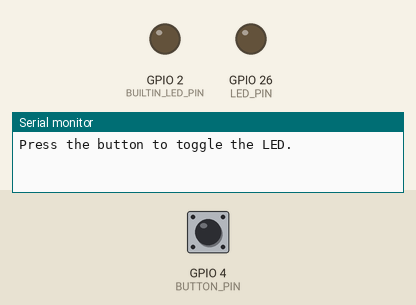
This program was run on a simulated ESP32. Shown: output pins drawn as LEDs (lit = HIGH), the last lines printed to the serial monitor. Dashed ring = blinking. The test bench sets the inputs (shaded band); at power-on: GPIO 4 (BUTTON_PIN) HIGH.

Above: at 1.2 s.
1.3 s: GPIO 4 (BUTTON_PIN) pulled LOW for 0.15 s
At 2.4 s:
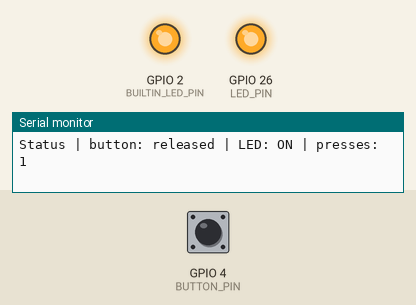
2.9 s: GPIO 4 (BUTTON_PIN) pulled LOW for 1 s
At 3.6 s:
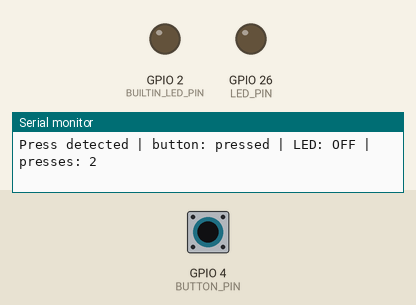
5.5 s: GPIO 4 (BUTTON_PIN) driven LOW
At 6.8 s:
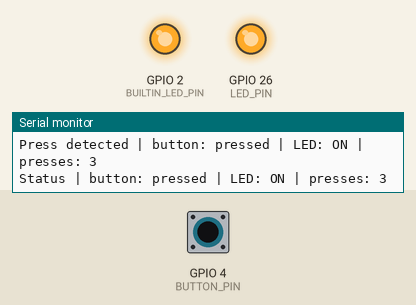
8.5 s: GPIO 4 (BUTTON_PIN) pulsed HIGH 5 times (0.12 s each, 0.3 s apart)
At 9.11 s:
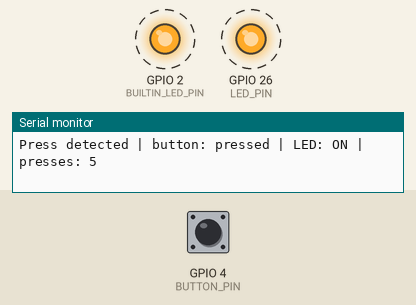
Timing chart, 0 to 11.5 s (numbered marks = the images above; inputs shaded):
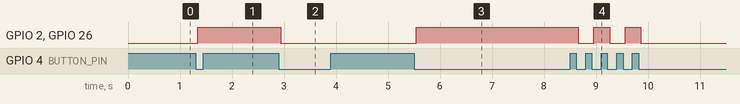

The program:

main.cpp
```cpp
// (licence header left out)
#include <Arduino.h>

namespace {
constexpr uint8_t BUTTON_PIN = 4;        // NanoKit Pin 10, GPIO4. General GPIO with an internal pull-up, so the button needs no external resistor.
constexpr uint8_t LED_PIN = 26;          // NanoKit Pin 37, GPIO26. Safe general-purpose output that drives the external LED through a resistor.
constexpr uint8_t BUILTIN_LED_PIN = 2;   // NanoKit Pin 17, GPIO2. The onboard LED mirrors the external LED so the example works with zero wiring too.
constexpr uint32_t SERIAL_BAUD = 115200; // Standard NanoKit Serial Monitor speed.
constexpr uint32_t DEBOUNCE_MS = 40;     // Mechanical contacts bounce for a few milliseconds; 40 ms hides every bounce without feeling slow.
constexpr uint32_t REPORT_INTERVAL_MS = 2000; // A periodic status line proves the loop is alive even when nobody presses the button.

bool ledOn = false;                      // The state we want the LED to show; toggled by each confirmed button press.
int stableButtonLevel = HIGH;            // Last level that survived debouncing. HIGH means released because of the pull-up.
int lastRawLevel = HIGH;                 // Most recent raw reading, used to detect when the signal starts changing.
uint32_t lastChangeMs = 0;               // Timestamp of the last raw change, which starts the debounce window.
uint32_t lastReportMs = 0;               // Timestamp of the last periodic status report.
uint32_t pressCount = 0;                 // Counts confirmed presses so the Serial Monitor shows that bounces are rejected.

void applyLedState() {
  digitalWrite(LED_PIN, ledOn ? HIGH : LOW);         // HIGH sources current from GPIO26 into the LED, so HIGH means "on".
  digitalWrite(BUILTIN_LED_PIN, ledOn ? HIGH : LOW); // The onboard LED follows the same state for boards without wiring.
}

void printState(const char *reason) {
  Serial.print(reason);                              // Explain why this line was printed: a press, or the periodic report.
  Serial.print(" | button: ");
  Serial.print(stableButtonLevel == LOW ? "pressed" : "released"); // With INPUT_PULLUP a pressed button reads LOW, not HIGH.
  Serial.print(" | LED: ");
  Serial.print(ledOn ? "ON" : "OFF");
  Serial.print(" | presses: ");
  Serial.println(pressCount);
}

void updateButton() {
  const int rawLevel = digitalRead(BUTTON_PIN);      // Read the pin every loop; this costs almost nothing on ESP32.
  const uint32_t nowMs = millis();

  if (rawLevel != lastRawLevel) {                    // The signal moved: either a real press/release or a bounce.
    lastRawLevel = rawLevel;                         // Remember the new raw level so the next change restarts the window.
    lastChangeMs = nowMs;                            // Restart the debounce window; the level must now stay stable.
  }

  const bool stableLongEnough = (nowMs - lastChangeMs) >= DEBOUNCE_MS; // Only accept a level that held for the whole window.
  if (stableLongEnough && rawLevel != stableButtonLevel) {             // A new stable level is different from the old one.
    stableButtonLevel = rawLevel;                    // Commit the debounced level.
    if (stableButtonLevel == LOW) {                  // Act on the press edge only, so holding the button does not toggle repeatedly.
      ledOn = !ledOn;                                // Toggle the LED once per press.
      ++pressCount;
      applyLedState();
      printState("Press detected");
    }
  }
}
} // namespace

void setup() {
  Serial.begin(SERIAL_BAUD);
  pinMode(BUTTON_PIN, INPUT_PULLUP);                 // The internal pull-up holds GPIO4 HIGH until the button connects it to GND.
  pinMode(LED_PIN, OUTPUT);                          // GPIO26 must be an output before digitalWrite can drive the LED.
  pinMode(BUILTIN_LED_PIN, OUTPUT);                  // GPIO2 drives the onboard LED.
  applyLedState();                                   // Start with both LEDs off so the first press turns them on.
  Serial.println("NanoKit digital input/output example ready.");
  Serial.println("Button: NanoKit Pin 10 / GPIO4 (to GND). LED: NanoKit Pin 37 / GPIO26 (+ onboard LED on Pin 17 / GPIO2).");
  Serial.println("Press the button to toggle the LED.");
}

void loop() {
  updateButton();                                    // Non-blocking debounce keeps the loop responsive; no delay() is needed.

  const uint32_t nowMs = millis();
  if (nowMs - lastReportMs >= REPORT_INTERVAL_MS) {  // Periodic heartbeat so beginners can see the loop running.
    lastReportMs = nowMs;
    printState("Status");
  }
}
```

Measured:
- after the input at 1.3 s, GPIO 2 (BUILTIN_LED_PIN), GPIO 26 (LED_PIN): LOW → HIGH at once
- after the input at 2.9 s, GPIO 2 (BUILTIN_LED_PIN), GPIO 26 (LED_PIN): HIGH → LOW at once
- after the input at 5.5 s, GPIO 2 (BUILTIN_LED_PIN), GPIO 26 (LED_PIN): LOW → HIGH at once
- after the input at 8.5 s, GPIO 2 (BUILTIN_LED_PIN), GPIO 26 (LED_PIN): alternates HIGH for 0.30 s and LOW for 0.30 s, 5 changes in all, then stays LOW, starting after 0.16 s
